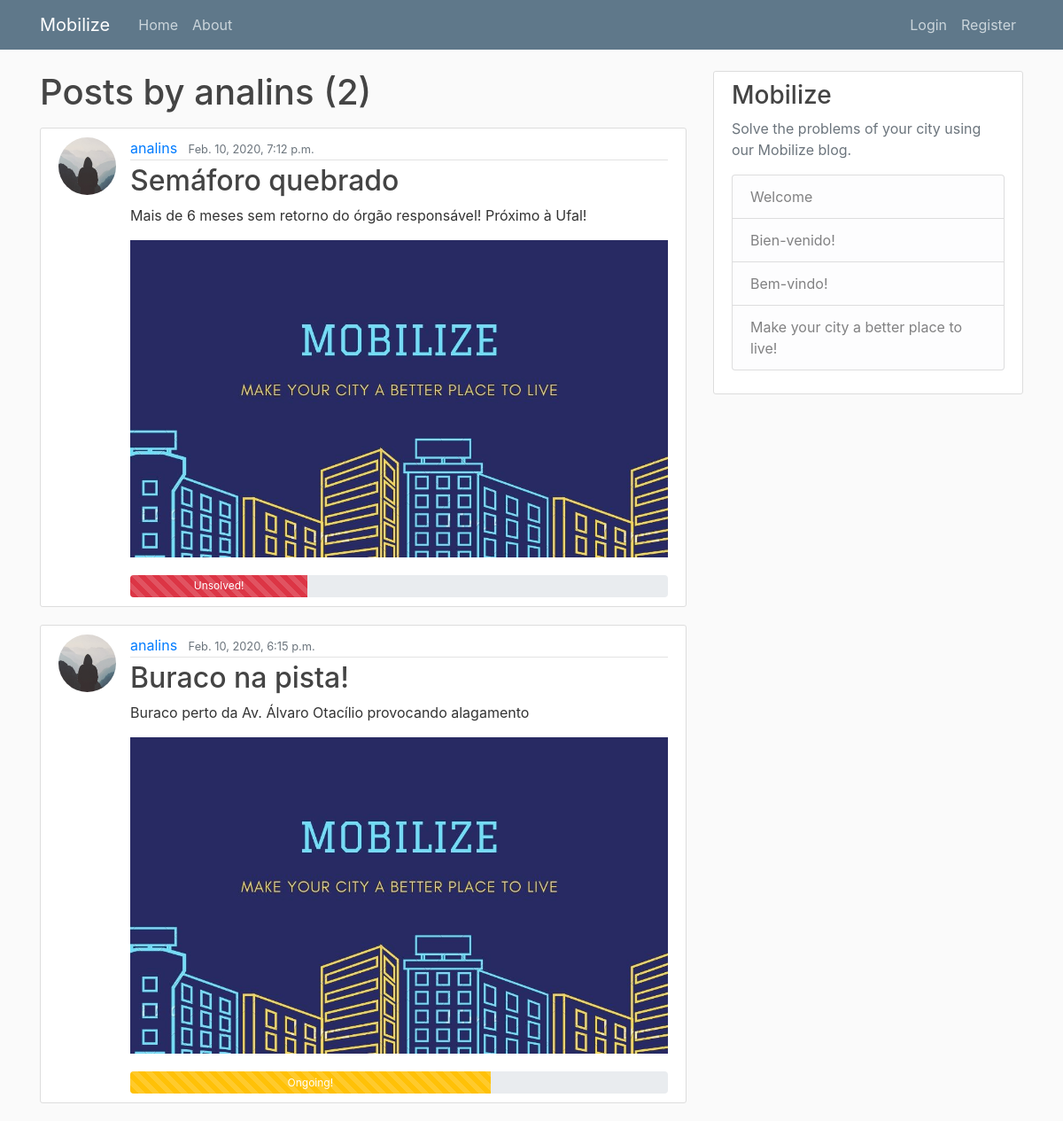
Page /user/analins on the committed database.
### blog/models.py (models this page shows, shortened)
class Post(models.Model):
    title = models.CharField(max_length=100)
    content = models.TextField()
    date_posted = models.DateTimeField(default=timezone.now)
    author = models.ForeignKey(User, on_delete=models.CASCADE)
    image = models.ImageField(default='post_default.jpg', upload_to='post_pics')
    UNSOLVED = 1
    ONGOING = 2
    SOLVED = 3
    STATUS = (
        (UNSOLVED, ('Unsolved problem')),
        (ONGOING, ('Solution is ongoing')),
        (SOLVED, ('Solved problem')),
    )
    status = models.PositiveSmallIntegerField(
        choices=STATUS,
        default=UNSOLVED,
    )

### users/models.py (models this page shows, shortened)
class Profile(models.Model):
    user = models.OneToOneField(User, on_delete=models.CASCADE)
    image = models.ImageField(default='default.jpg', upload_to='profile_pics')

### blog/views.py (the view)
# urls.py: path('user/<str:username>', UserPostListView.as_view(), name = 'user-posts'),
class UserPostListView(ListView):
    model = Post
    template_name = 'blog/user_posts.html'
    context_object_name = 'posts'
    paginate_by = 5
    def get_queryset(self):
        user = get_object_or_404(User, username=self.kwargs.get('username'))
        return Post.objects.filter(author=user).order_by('-date_posted')

### blog/templates/blog/user_posts.html (shortened to what this page needs)
{% extends 'blog/base.html' %}
{% block content %}
    <h1 class="mb-3">Posts by {{ view.kwargs.username }} ({{ page_obj.paginator.count }})</h1>
    {% for post in posts %}
        <article class="media content-section">
            <img class="rounded-circle article-img" src="{{ post.author.profile.image.url }}">
            <div class="media-body">
            <div class="article-metadata">
                <a class="mr-2" href="{% url 'user-posts' post.author.username %}">{{ post.author }}</a>
                <small class="text-muted">{{ post.date_posted }}</small>
            </div>
            <h2><a class="article-title" href="{% url 'post-detail' post.id %}">{{ post.title }}</a></h2>
            <p class="article-content">{{ post.content }}</p>
            <img class="img-fluid" alt="Responsive image" src="{{ post.image.url }}">
            {% if post.status == 1 %}
            <div class="progress" style="margin-top: 20px; height: 25px;">
                <div class="progress-bar progress-bar-striped bg-danger" role="progressbar" style="width: 33%" aria-valuenow="33" aria-valuemin="0" aria-valuemax="100">Unsolved!</div>
            </div>
            {% endif %}
            {% if post.status == 2 %}
            <div class="progress" style="margin-top: 20px; height: 25px;">
                <div class="progress-bar progress-bar-striped bg-warning" role="progressbar" style="width: 67%" aria-valuenow="67" aria-valuemin="0" aria-valuemax="100">Ongoing!</div>
            </div>
            {% endif %}
            </div>
        </article>
    {% endfor %}
{% endblock content %}

### blog/static/blog/main.css (style rules this page uses)
body { background: #fafafa; color: #333333; margin-top: 5rem; }
h1, h2, h3, h4, h5, h6 { color: #444444; }
.content-section { background: #ffffff; padding: 10px 20px; border: 1px solid #dddddd; border-radius: 3px; margin-bottom: 20px; }
.article-title { color: #444444; }
.article-content { white-space: pre-line; }
.article-img { height: 65px; width: 65px; margin-right: 16px; }
.article-metadata { padding-bottom: 1px; margin-bottom: 4px; border-bottom: 1px solid #e3e3e3 }

### rows in the picture
Post: author.profile.image (placeholder picture), author "analins", date_posted "Feb. 10, 2020, 7:12 p.m.", title "Semáforo quebrado", content "Mais de 6 meses sem retorno do órgão responsável! Próximo à Ufal!", image (placeholder picture), status "Unsolved!"
Post: author.profile.image (placeholder picture), author "analins", date_posted "Feb. 10, 2020, 6:15 p.m.", title "Buraco na pista!", content "Buraco perto da Av. Álvaro Otacílio provocando alagamento", image (placeholder picture), status "Ongoing!"

### other values in the picture
{{ view.kwargs.username }} "analins"
{{ page_obj.paginator.count }} "2"
